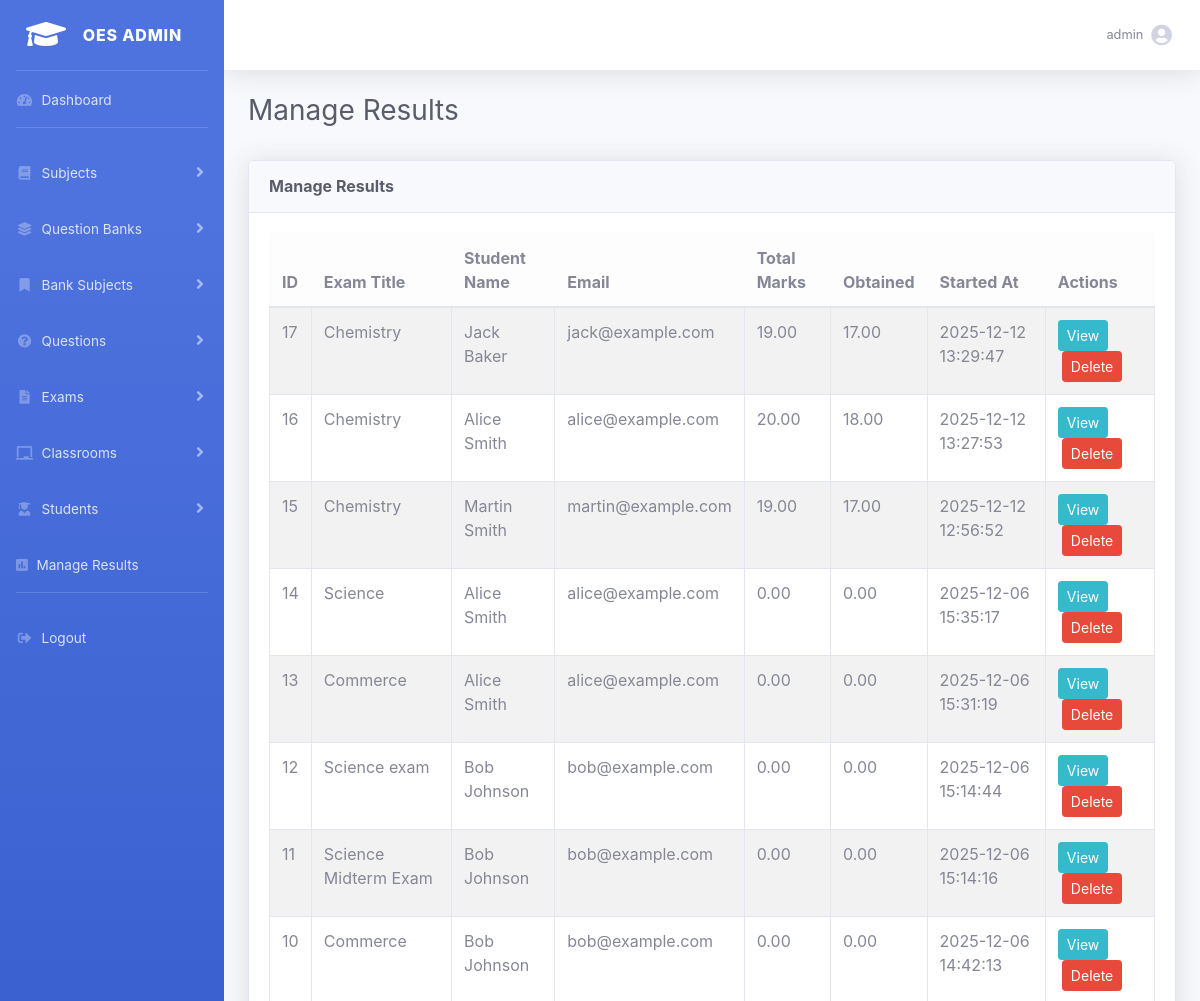
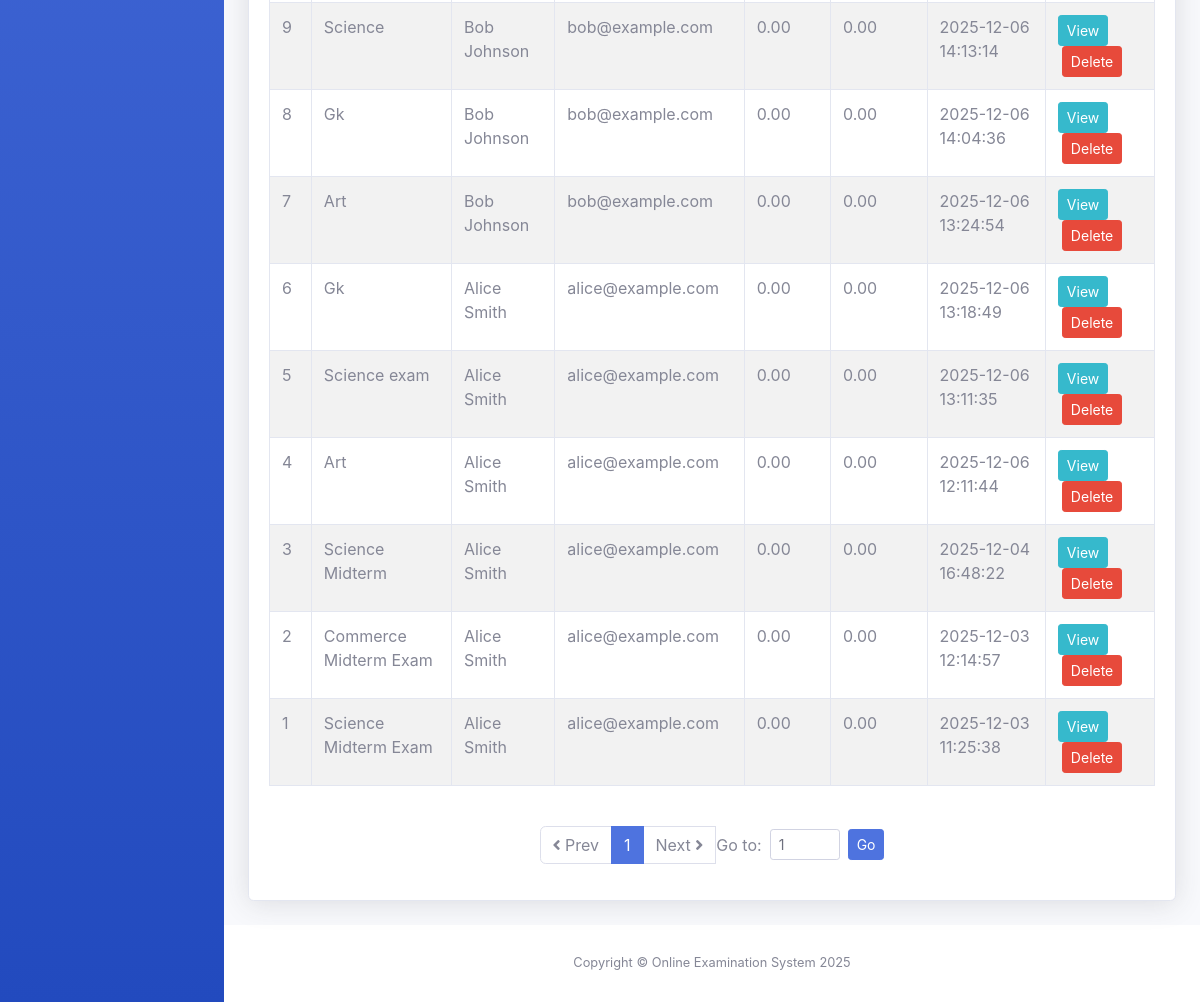
Before: /admin.php?action=manageResults (signed in) with the older database file (2 pictures, top to bottom).
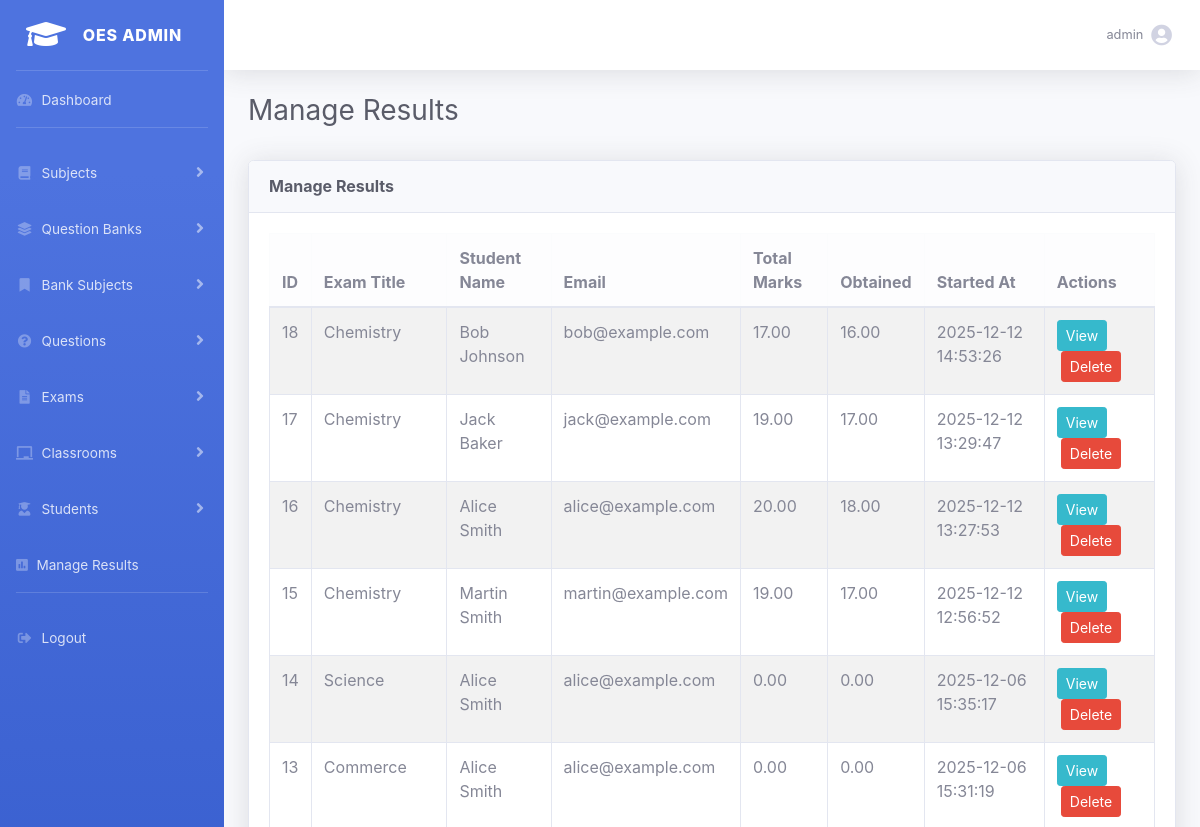
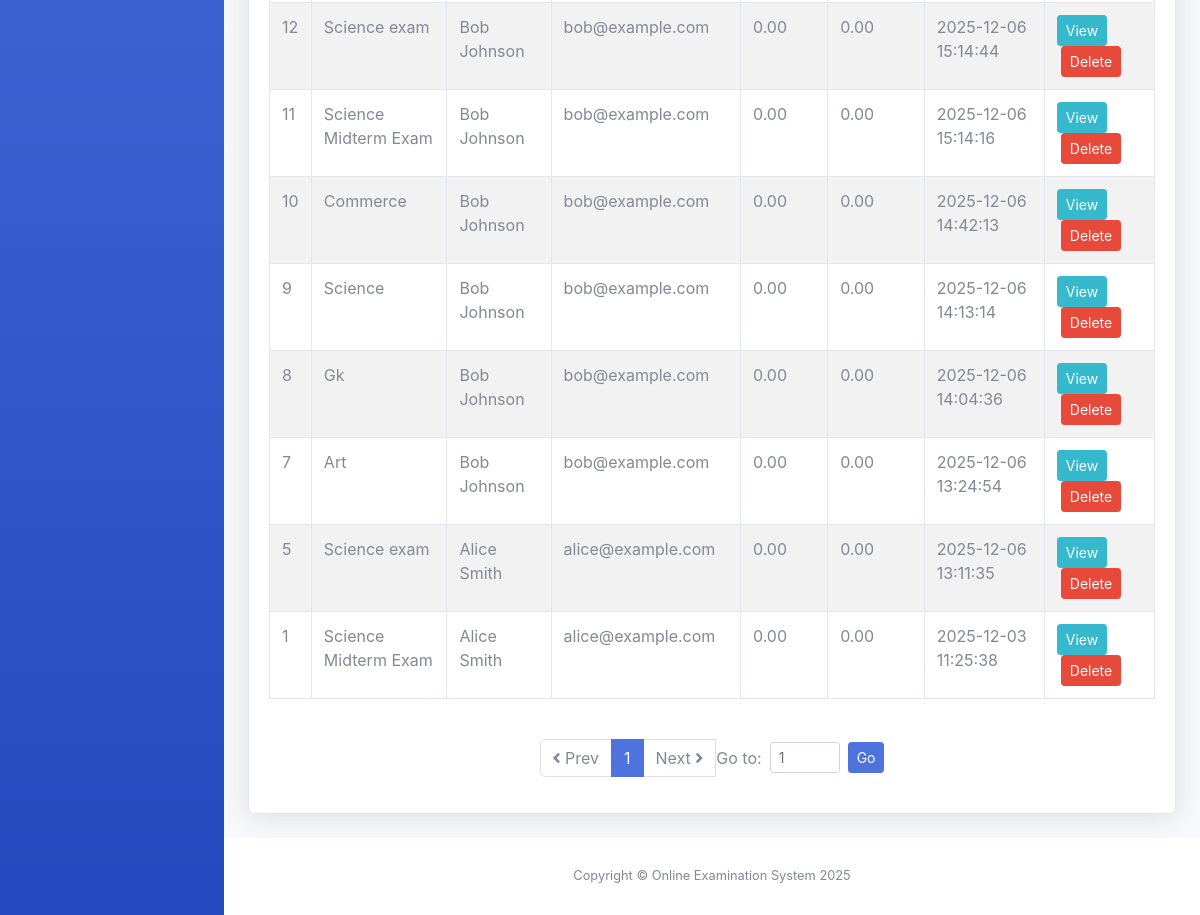
After: the same page with the newer database file (2 pictures, top to bottom).
### tables this page shows
CREATE TABLE `exam_results` (
  `result_id` int(11) NOT NULL,
  `link_id` int(11) NOT NULL,
  `exam_id` int(11) NOT NULL,
  `student_name` varchar(150) DEFAULT NULL,
  `student_email` varchar(200) DEFAULT NULL,
  `total_marks` decimal(5,2) DEFAULT 0.00,
  `obtained_marks` decimal(5,2) DEFAULT 0.00,
  `started_at` datetime DEFAULT NULL,
  `submitted_at` datetime DEFAULT NULL
);

CREATE TABLE `exams` (
  `exam_id` int(11) NOT NULL,
  `exam_title` varchar(200) NOT NULL,
  `exam_description` text DEFAULT NULL,
  `total_questions` int(11) DEFAULT 0,
  `total_marks` decimal(6,2) NOT NULL DEFAULT 0.00,
  `pass_marks` decimal(6,2) NOT NULL DEFAULT 0.00,
  `duration_minutes` int(11) DEFAULT 30,
  `shuffle_questions` tinyint(1) DEFAULT 1,
  `shuffle_options` tinyint(1) DEFAULT 1,
  `start_time` datetime DEFAULT NULL,
  `end_time` datetime DEFAULT NULL,
  `negative_marking` decimal(5,2) DEFAULT 0.00,
  `status` enum('Active','Inactive') DEFAULT 'Inactive',
  `assign_type` enum('class','individual') DEFAULT 'individual',
  `assign_data` text DEFAULT NULL,
  `created_at` timestamp NOT NULL DEFAULT current_timestamp(),
  `easy_percentage` int(11) DEFAULT 0,
  `medium_percentage` int(11) DEFAULT 0,
  `hard_percentage` int(11) DEFAULT 0
);

### templates/results/manage_results.php (the view, shortened to what this page needs)
<?php
$resultsList = $results['resultsList'] ?? [];
$currentPage = (int)($results['currentPage'] ?? 1);
$totalPages  = (int)($results['totalPages'] ?? 1);
?>
<?php include __DIR__ . "/../include/header.php"; ?>
<div id="wrapper">
    <?php include __DIR__ . "/../include/sidebar.php"; ?>
    <div id="content-wrapper" class="d-flex flex-column">
        <div id="content">
            <?php include __DIR__ . "/../include/navbar.php"; ?>
            <div class="container-fluid">
                <div class="d-flex justify-content-between align-items-center mb-4">
                    <h1 class="h3 text-gray-800"><?= htmlspecialchars($results['pageTitle']) ?></h1>
                </div>
                <div class="card shadow mb-4">
                    <div class="card-header py-3">
                        <h6 class="m-0 font-weight-bold text-gray-800"><?= htmlspecialchars($results['pageTitle']) ?></h6>
                    </div>
                    <div class="card-body">
                        <div class="table-responsive">
                            <table class="table table-bordered table-striped">
                                <thead class="table-light">
                                    <tr>
                                        <th>ID</th>
                                        <th>Exam Title</th>
                                        <th>Student Name</th>
                                        <th>Email</th>
                                        <th>Total Marks</th>
                                        <th>Obtained</th>
                                        <th>Started At</th>
                                        <th>Actions</th>
                                    </tr>
                                </thead>
                                <tbody>
                                    <?php if (!empty($resultsList)): ?>
                                        <?php foreach ($resultsList as $res): ?>
                                            <tr>
                                                <td><?= $res['result_id'] ?></td>
                                                <td><?= htmlspecialchars($res['exam_title'] ?? '-') ?></td>
                                                <td><?= htmlspecialchars($res['student_name'] ?? '-') ?></td>
                                                <td><?= htmlspecialchars($res['student_email'] ?? '-') ?></td>
                                                <td><?= $res['total_marks'] ?></td>
                                                <td><?= $res['obtained_marks'] ?></td>
                                                <td><?= htmlspecialchars($res['started_at'] ?? '-') ?></td>
                                                <td>
                                                    <a class="btn btn-sm btn-info"
                                                       href="<?= BASE_URL ?>/admin.php?action=viewResult&id=<?= $res['result_id'] ?>">
                                                       <i class="bi bi-eye"></i> View
                                                    </a>
                                                    <form method="get" action="<?= BASE_URL ?>/admin.php" style="display:inline-block; margin:0 4px;"
                                                          onsubmit="return confirm('Are you sure you want to delete this result?');">
                                                        <button type="submit" class="btn btn-sm btn-danger">
                                                            <i class="bi bi-trash"></i> Delete
                                                        </button>
                                                    </form>
                                                </td>
                                            </tr>
                                        <?php endforeach; ?>
                                    <?php else: ?>
                                        <tr>
                                            <td colspan="9" class="text-center">No results found.</td>
                                        </tr>
                                    <?php endif; ?>
                                </tbody>
                            </table>
                        </div>
                        <?php if ($totalPages >= 1): ?>
                        <nav aria-label="Pagination" class="mt-4">
                            <ul class="pagination justify-content-center align-items-center">
                                <li class="page-item <?= ($currentPage <= 1) ? 'disabled' : '' ?>">
                                    <a class="page-link" href="<?= BASE_URL ?>/admin.php?action=manageResults&page=<?= max(1, $currentPage - 1) ?>">
                                        <i class="fas fa-angle-left"></i> Prev
                                    </a>
                                </li>
                                <?php
                                $start = max(1, $currentPage - 2);
                                $end   = min($totalPages, $currentPage + 2);
                                for ($i = $start; $i <= $end; $i++): ?>
                                    <li class="page-item <?= ($i === $currentPage) ? 'active' : '' ?>">
                                        <a class="page-link" href="<?= BASE_URL ?>/admin.php?action=manageResults&page=<?= $i ?>"><?= $i ?></a>
                                    </li>
                                <?php endfor; ?>
                                <li class="page-item <?= ($currentPage >= $totalPages) ? 'disabled' : '' ?>">
                                    <a class="page-link" href="<?= BASE_URL ?>/admin.php?action=manageResults&page=<?= min($totalPages, $currentPage + 1) ?>">
                                        Next <i class="fas fa-angle-right"></i>
                                    </a>
                                </li>
                                <li class="page-item ms-3">
                                    <form method="get" action="<?= BASE_URL ?>/admin.php" class="form-inline">
                                        <label for="gotoPage" class="mr-2 mb-0">Go to:</label>
                                        <input type="number" min="1" max="<?= $totalPages ?>" name="page" id="gotoPage" class="form-control form-control-sm mr-2" style="width:70px"
                                            value="<?= $currentPage ?>">
                                        <button type="submit" class="btn btn-sm btn-primary">Go</button>
                                    </form>
                                </li>
                            </ul>
                        </nav>
                        <?php endif; ?>
                    </div>
                </div>
            </div>
        </div>
        <?php include __DIR__ . "/../include/footer.php"; ?>

### admin.php (shortened to what this page needs)
<?php
require_once __DIR__ . "/classes/Student.php";
$action = $_GET['action'] ?? '';
switch ($action) {
case "manageResults":
      manageResults();
      break;
}
function manageResults() {
    global $pdo;
    $results = [
        'pageTitle' => 'Manage Results',
        'resultsList' => [],
        'message' => ''
    ];
    $perPage = 25;
    $page = isset($_GET['page']) ? max(1, (int)$_GET['page']) : 1;
    $offset = ($page - 1) * $perPage;
    $total = $pdo->query("SELECT COUNT(*) FROM exam_results")->fetchColumn();
    $totalPages = ceil($total / $perPage);
    $stmt = $pdo->prepare("
        SELECT
            r.result_id,
            r.exam_id,
            r.student_name,
            r.student_email,
            r.total_marks,
            r.obtained_marks,
            r.started_at,
            r.submitted_at,
            e.exam_title
        FROM exam_results r
        LEFT JOIN exams e ON r.exam_id = e.exam_id
        ORDER BY r.result_id DESC
        LIMIT :limit OFFSET :offset
    ");
    $stmt->bindValue(':limit', $perPage, PDO::PARAM_INT);
    $stmt->bindValue(':offset', $offset, PDO::PARAM_INT);
    $stmt->execute();
    $results['resultsList'] = $stmt->fetchAll(PDO::FETCH_ASSOC);
    $results['currentPage'] = $page;
    $results['totalPages'] = $totalPages;
    require TEMPLATE_PATH . "/results/manage_results.php";
}

### templates/include/header.php (shortened to what this page needs)
<!DOCTYPE html>
<html lang="en">
<head>
  <link href="<?= BASE_URL ?>/assets/vendor/fontawesome-free/css/all.min.css" rel="stylesheet">
  <link href="<?= BASE_URL ?>/assets/css/sb-admin-2.min.css" rel="stylesheet">
</head>
<body id="page-top">

### templates/include/sidebar.php (shortened to what this page needs)
<ul class="navbar-nav bg-gradient-primary sidebar sidebar-dark accordion" id="accordionSidebar">
    <a class="sidebar-brand d-flex align-items-center justify-content-center" href="<?= BASE_URL ?>/admin.php?action=dashboard">
        <div class="sidebar-brand-icon">
            <i class="fas fa-graduation-cap"></i>
        </div>
        <div class="sidebar-brand-text mx-3">OES Admin</div>
    </a>
    <hr class="sidebar-divider my-0">
    <li class="nav-item">
        <a class="nav-link" href="<?= BASE_URL ?>/admin.php?action=dashboard">
            <i class="fas fa-fw fa-tachometer-alt"></i>
            <span>Dashboard</span>
        </a>
    </li>
    <hr class="sidebar-divider">
    <li class="nav-item">
        <a class="nav-link collapsed" href="#" data-toggle="collapse" data-target="#collapseSubjects">
            <i class="fas fa-fw fa-book"></i>
            <span>Subjects</span>
        </a>
    </li>
    <li class="nav-item">
        <a class="nav-link collapsed" href="#" data-toggle="collapse" data-target="#collapseBanks">
            <i class="fas fa-fw fa-layer-group"></i>
            <span>Question Banks</span>
        </a>
    </li>
    <li class="nav-item">
        <a class="nav-link collapsed" href="#" data-toggle="collapse" data-target="#collapseQBS">
            <i class="fas fa-fw fa-bookmark"></i>
            <span>Bank Subjects</span>
        </a>
    </li>
    <li class="nav-item">
        <a class="nav-link collapsed" href="#" data-toggle="collapse" data-target="#collapseQuestions">
            <i class="fas fa-fw fa-question-circle"></i>
            <span>Questions</span>
        </a>
    </li>
    <li class="nav-item">
        <a class="nav-link collapsed" href="#" data-toggle="collapse" data-target="#collapseExams">
            <i class="fas fa-fw fa-file-alt"></i>
            <span>Exams</span>
        </a>
    </li>
    <li class="nav-item">
        <a class="nav-link collapsed" href="#" data-toggle="collapse" data-target="#collapseClasses">
            <i class="fas fa-fw fa-chalkboard"></i>
            <span>Classrooms</span>
        </a>
    </li>
    <li class="nav-item">
        <a class="nav-link collapsed" href="#" data-toggle="collapse" data-target="#collapseStudents">
            <i class="fas fa-fw fa-user-graduate"></i>
            <span>Students</span>
        </a>
    </li>
   <li class="nav-item">
      <a class="nav-link" href="<?= BASE_URL ?>/admin.php?action=manageResults">
          <i class="fas fa-poll"></i>
          <span>Manage Results</span>
      </a>
   </li>
    <hr class="sidebar-divider d-none d-md-block">
    <li class="nav-item">
        <a class="nav-link" href="<?= BASE_URL ?>/admin.php?action=logout">
            <i class="fas fa-fw fa-sign-out-alt"></i>
            <span>Logout</span>
        </a>
    </li>
</ul>

### templates/include/navbar.php (shortened to what this page needs)
<?php
$adminName = $_SESSION['admin_name'] ?? 'Admin';
?>
<nav class="navbar navbar-expand navbar-light bg-white topbar mb-4 static-top shadow">
    <ul class="navbar-nav ml-auto">
        <li class="nav-item dropdown no-arrow">
            <a class="nav-link dropdown-toggle" href="#" id="userDropdown" role="button"
               data-toggle="dropdown" aria-haspopup="true" aria-expanded="false">
                <span class="mr-2 d-none d-lg-inline text-gray-600 small"><?= htmlspecialchars($adminName) ?></span>
                <i class="fas fa-user-circle fa-lg"></i>
            </a>
        </li>
    </ul>
</nav>

### templates/include/footer.php (shortened to what this page needs)
<footer class="sticky-footer bg-white">
    <div class="container my-auto">
        <div class="copyright text-center my-auto">
            <span>Copyright &copy; Online Examination System <?= date('Y') ?></span>
        </div>
    </div>
</footer>
</body>
</html>

Changed rows visible on the page:
removed exam_results: result_id "6", exam.exam_title "Gk", student_name "Alice Smith", student_email "alice@example.com", total_marks "0.00", obtained_marks "0.00", started_at "2025-12-06 13:18:49"
removed exam_results: result_id "4", exam.exam_title "Art", student_name "Alice Smith", student_email "alice@example.com", total_marks "0.00", obtained_marks "0.00", started_at "2025-12-06 12:11:44"
removed exam_results: result_id "3", exam.exam_title "Science Midterm", student_name "Alice Smith", student_email "alice@example.com", total_marks "0.00", obtained_marks "0.00", started_at "2025-12-04 16:48:22"
removed exam_results: result_id "2", exam.exam_title "Commerce Midterm Exam", student_name "Alice Smith", student_email "alice@example.com", total_marks "0.00", obtained_marks "0.00", started_at "2025-12-03 12:14:57"
added exam_results: result_id "18", exam.exam_title "Chemistry", student_name "Bob Johnson", student_email "bob@example.com", total_marks "17.00", obtained_marks "16.00", started_at "2025-12-12 14:53:26"
